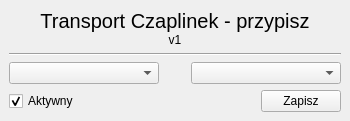
<?xml version="1.0" encoding="UTF-8"?>
<ui version="4.0">
 <class>Form</class>
 <widget class="QWidget" name="Form">
  <property name="geometry">
   <rect>
    <x>0</x>
    <y>0</y>
    <width>350</width>
    <height>119</height>
   </rect>
  </property>
  <property name="windowTitle">
   <string>Form</string>
  </property>
  <layout class="QGridLayout" name="gridLayout">
   <property name="leftMargin">
    <number>0</number>
   </property>
   <property name="topMargin">
    <number>0</number>
   </property>
   <property name="rightMargin">
    <number>0</number>
   </property>
   <property name="bottomMargin">
    <number>0</number>
   </property>
   <property name="spacing">
    <number>0</number>
   </property>
   <item row="0" column="0">
    <widget class="QWidget" name="widget_2" native="true">
     <layout class="QVBoxLayout" name="verticalLayout_2">
      <item>
       <widget class="QWidget" name="widget" native="true">
        <layout class="QVBoxLayout" name="verticalLayout">
         <property name="spacing">
          <number>0</number>
         </property>
         <property name="leftMargin">
          <number>0</number>
         </property>
         <property name="topMargin">
          <number>0</number>
         </property>
         <property name="rightMargin">
          <number>0</number>
         </property>
         <property name="bottomMargin">
          <number>0</number>
         </property>
         <item>
          <widget class="QLabel" name="label">
           <property name="font">
            <font>
             <pointsize>15</pointsize>
            </font>
           </property>
           <property name="text">
            <string>Transport Czaplinek - przypisz</string>
           </property>
           <property name="alignment">
            <set>Qt::AlignCenter</set>
           </property>
          </widget>
         </item>
         <item>
          <widget class="QLabel" name="label_2">
           <property name="text">
            <string>v1</string>
           </property>
           <property name="alignment">
            <set>Qt::AlignCenter</set>
           </property>
          </widget>
         </item>
        </layout>
       </widget>
      </item>
      <item>
       <widget class="Line" name="line">
        <property name="orientation">
         <enum>Qt::Horizontal</enum>
        </property>
       </widget>
      </item>
      <item>
       <widget class="QWidget" name="widget_3" native="true">
        <layout class="QHBoxLayout" name="horizontalLayout">
         <property name="spacing">
          <number>0</number>
         </property>
         <property name="leftMargin">
          <number>0</number>
         </property>
         <property name="topMargin">
          <number>0</number>
         </property>
         <property name="rightMargin">
          <number>0</number>
         </property>
         <property name="bottomMargin">
          <number>0</number>
         </property>
         <item>
          <widget class="QComboBox" name="combo_wsparcie">
           <property name="minimumSize">
            <size>
             <width>150</width>
             <height>0</height>
            </size>
           </property>
          </widget>
         </item>
         <item>
          <spacer name="horizontalSpacer">
           <property name="orientation">
            <enum>Qt::Horizontal</enum>
           </property>
           <property name="sizeHint" stdset="0">
            <size>
             <width>29</width>
             <height>20</height>
            </size>
           </property>
          </spacer>
         </item>
         <item>
          <widget class="QComboBox" name="combo_linia">
           <property name="minimumSize">
            <size>
             <width>150</width>
             <height>0</height>
            </size>
           </property>
          </widget>
         </item>
        </layout>
       </widget>
      </item>
      <item>
       <widget class="QWidget" name="widget_6" native="true">
        <layout class="QHBoxLayout" name="horizontalLayout_4">
         <property name="spacing">
          <number>0</number>
         </property>
         <property name="leftMargin">
          <number>0</number>
         </property>
         <property name="topMargin">
          <number>0</number>
         </property>
         <property name="rightMargin">
          <number>0</number>
         </property>
         <property name="bottomMargin">
          <number>0</number>
         </property>
         <item>
          <widget class="QCheckBox" name="check_aktywny">
           <property name="text">
            <string>Aktywny</string>
           </property>
           <property name="checked">
            <bool>true</bool>
           </property>
          </widget>
         </item>
         <item>
          <spacer name="horizontalSpacer_5">
           <property name="orientation">
            <enum>Qt::Horizontal</enum>
           </property>
           <property name="sizeHint" stdset="0">
            <size>
             <width>113</width>
             <height>20</height>
            </size>
           </property>
          </spacer>
         </item>
         <item>
          <widget class="QPushButton" name="btn_zapisz">
           <property name="text">
            <string>Zapisz</string>
           </property>
          </widget>
         </item>
        </layout>
       </widget>
      </item>
     </layout>
    </widget>
   </item>
  </layout>
 </widget>
 <resources/>
 <connections/>
</ui>
